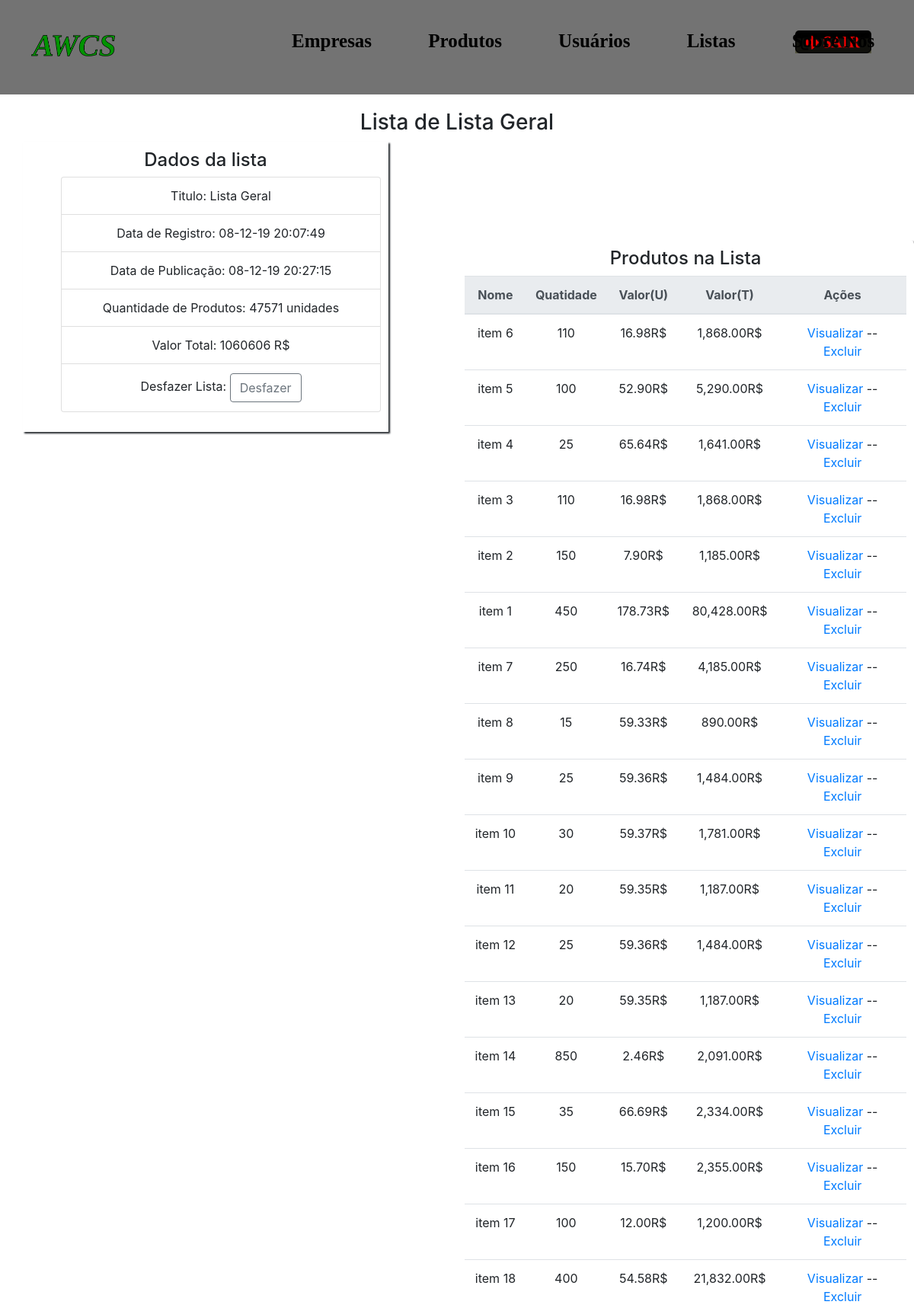
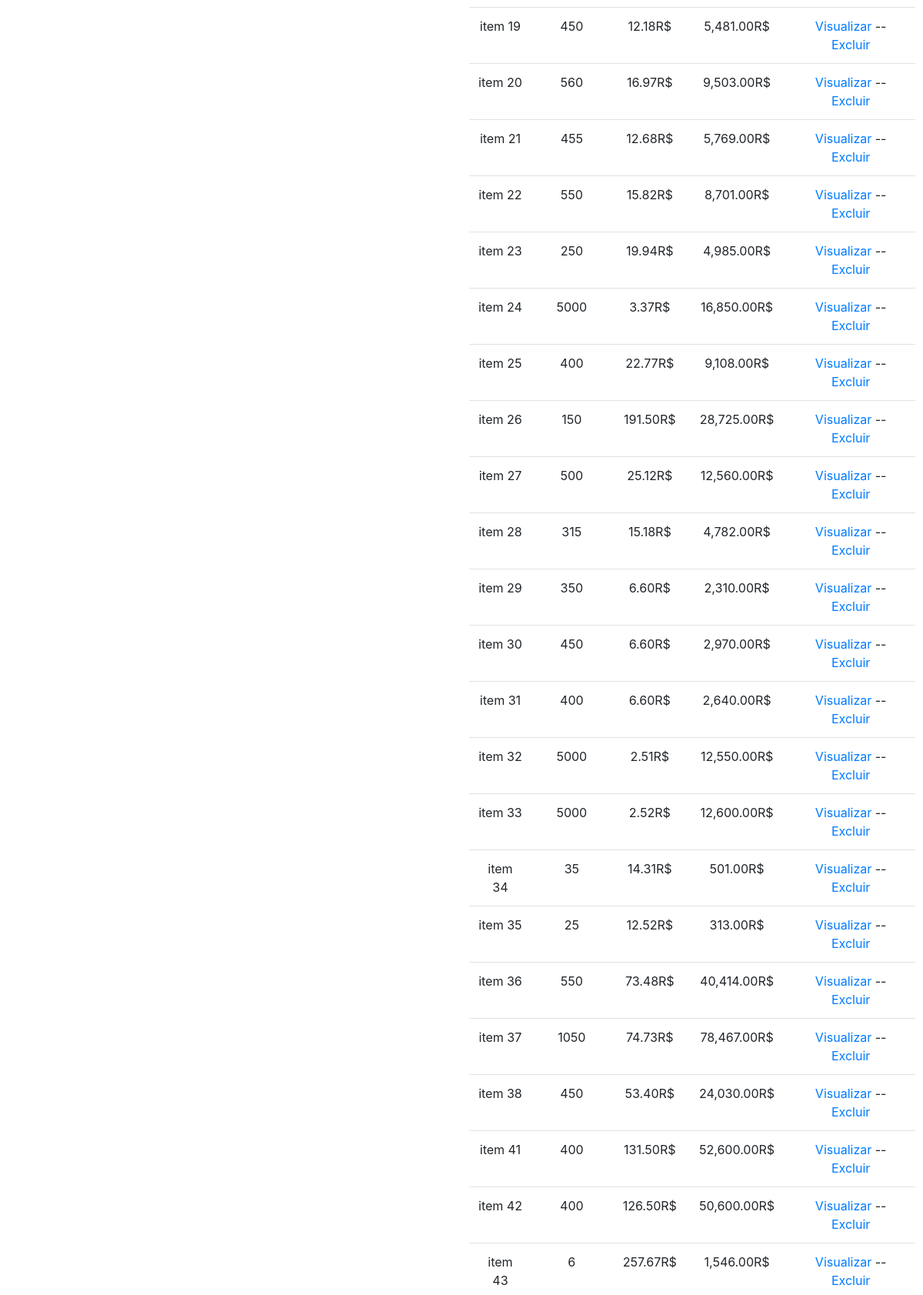
The page /lista/1-mostra.php?idl=1 (signed in, upper part) on the database its author committed (2 pictures, top to bottom).
### tables this page shows
CREATE TABLE `lista` (
  `id` int(11) NOT NULL,
  `nome` varchar(45) DEFAULT NULL,
  `descricao` text,
  `Divulga` int(1) DEFAULT '0',
  `datahora_registro` varchar(45) DEFAULT NULL,
  `datahora_publicacao` varchar(45) DEFAULT NULL,
  `usuario_cad` int(11) NOT NULL
);

CREATE TABLE `itens` (
  `id` int(11) NOT NULL,
  `quantidade` int(11) DEFAULT NULL,
  `valortotal` int(11) DEFAULT NULL,
  `idproduto` int(11) DEFAULT NULL,
  `idlista` int(11) DEFAULT NULL
);

CREATE TABLE `produto` (
  `id` int(11) NOT NULL,
  `nome` varchar(50) DEFAULT NULL,
  `Tipo` varchar(20) DEFAULT NULL,
  `descricao` text NOT NULL,
  `data_alt` date DEFAULT NULL,
  `data_cad` date DEFAULT NULL,
  `Usuario_alt` varchar(30) DEFAULT NULL,
  `Usuario_cad` varchar(30) DEFAULT NULL
);

### lista/1-mostra.php (the view, shortened to what this page needs)
<!DOCTYPE html>
<html lang="en">
<head>
    <link rel="stylesheet" href="../atuali/main.css">
    <link rel="stylesheet" href="../atuali/main2.css">
    <link rel="stylesheet" href="https://stackpath.bootstrapcdn.com/bootstrap/4.3.1/css/bootstrap.min.css">
</head>
<?php
    include '../funcoes.php';
    if(isset($_GET['idl'])){
        $idl = $_GET['idl'];
        $busca = mysqli_query($banco_de_dados,"select * from lista where id=$idl");
        $array = mysqli_fetch_assoc($busca);
    }
        $novott = mysqli_query($banco_de_dados,"select SUM(valortotal) from itens where idlista=$idl");
        $mostrav = mysqli_fetch_assoc($novott);
        $novott = mysqli_query($banco_de_dados,"select SUM(quantidade) from itens where idlista=$idl");
        $mostrav2 = mysqli_fetch_assoc($novott);
?>
<body>
<header>
        <div class="cabes">
                <a href="../pag/pagina.php"> <img src="../pag/img/logoawcs.png" class="awcs"></a>
                <ul>
                    <li><h3><a href="../empredit/0-empresa.php"><b class="links_topo">Empresas</b></a></h3></li>
                    <li><h3><a href="../produto/0-prod.php"><b class="links_topo">Produtos</b></a></h3></li>
                    <li><h3><a href="../usuarios/1-usuarios.php"><b class="links_topo">Usuários</b></a></h3></li>
                    <li><h3><a href="../lista/0.1mostra.php"><b class="links_topo">Listas</b></a></h3></li>
                <li><h3><a href="../about.php"><b class="links_topo">Sobre Nós</b></a></h3></li>
            </ul>
            <div class="sair">
                    <a href="../login/logout.php"><div class="sair-1"></div></a>
            </div>
        </div>
    </header>
<section>
        <div style="text-align:center;margin-top:20px">
            <h3>Lista de <?=$array['nome']?></h2>
            </div>
              <div class='con1'>
                  <h4>Dados da lista</h4>
                  <ul>
                <li style="float-left" class="list-group-item">Titulo: <?=$array['nome']?></li>
                <li class="list-group-item">Data de Registro: <?=$array['datahora_registro']?></li>
                <li class="list-group-item">Data de Publicação: <?php
                                                            if ($array['Divulga'] == '0') {
                                                               ?>
                                                              <a class="btn btn-outline-secondary" href="6-publica.php?id=<?= $idl?>">Publicar</a>
                                                               <?php
                                                            }else{ echo $array['datahora_publicacao'];} ?></li>
                <li class="list-group-item">Quantidade de Produtos:<?php
                                                                    foreach($mostrav2 as $values){
                                                                        if ($values == '') {
                                                                    echo "  Não possui Unidade disponivel";
                                                                        }else{
                                                                        echo " $values unidades";
                                                                    }}
                                                              ?></li>
                <li class="list-group-item">Valor Total: <?php
                                                            if (isset($mostrav)) {
                                                                foreach($mostrav as $values){
                                                                    if ($values == '') {
                                                                        echo "Não possui valor total disponivel";
                                                                    }else{
                                                                    echo "$values R$";
                                                                    }
                                                                }
                                                            }else{
                                                            }
                                                            ?></li>
                                                            <?php
                                                             if($_SESSION['cargo'] != 'Membro'){
                                                                 ?>
                 <li class="list-group-item">Desfazer Lista:
                        <a class="btn btn-outline-secondary" href="5-desfazer.php?idl=<?= $idl?>" role="button">Desfazer </a>
                                                            </li>
                                                            <?php
                                                             }
                                                             ?>
            </ul>
              </div>
              <div class='con3'>
                  <h4>Produtos na Lista</h4>
                  <table class="table table-hover">
                                    <thead class="thead-light">
                                        <tr>
                                        <th scope="col">Nome</th>
                                        <th scope="col">Quatidade</th>
                                        <th scope="col">Valor(U)</th>
                                        <th scope="col">Valor(T)</th>
                                        <th scope="col">Ações</th>
                                    </tr>
                                    </thead>
                                    <tbody>
                                <?php
                                        $busca = mysqli_query($banco_de_dados,"select * from itens where idlista=$idl");
                                        $aritens = mysqli_fetch_all($busca,MYSQLI_ASSOC);
                                        foreach ($aritens as $registro) {
                                            $idproduto =$registro['idproduto'];
                                            $prod2 = mysqli_query($banco_de_dados,"select * from produto where id=$idproduto");
                                            $prod2 = mysqli_fetch_assoc($prod2);
                                            $uni = $registro['valortotal']/$registro['quantidade'];
                                            ?>
                                            <tr>
                                                <td><?=$prod2['nome']?></td>
                                                <td><?=$registro['quantidade']?></td>
                                                <td><?php
                                                        echo number_format($uni,2)."R$";
                                                        ?>
                                                </td>
                                                <td><?php
                                                  echo number_format($registro['valortotal'],2)."R$";
                                                  ?></td>
                                                <td><a href="../produto/1-prod.php?id=<?=$registro['idproduto']?>">Visualizar</a> -- <a href="4-excluir.php?idi=<?=$registro['id']?>&&idl=<?=$idl?>">Excluir</a></td>
                                            </tr>
                                            <?php
                                        }
                                ?>
                                </tbody>
                        </table>
              </div>
</section>
</body>
</html>

### atuali/main.css (style rules this page uses)
body { width: 100%; height: 100%; margin: 0 }
.cabes { width: 100%; background-color: #737373; height: 124px; padding-top: 10px; }
.cabes img { width: 110px; float: left; margin-left: 41px; margin-top: 36px; }
.awcs { padding-bottom: 13px; }
.cabes ul li { display: inline-block; margin-left: 20%; margin-right: -14%; font-size: 10px; font-family: initial; margin-top: 29px; }
.cabes ul li h3 { font-size: 25px; }
.cabes ul li a { color: black; text-decoration: none; }
.sair { margin-left:87%; width: 100px;height: 40px; margin-top: -53px }
.sair-1 { background-image: url(../CSS/imagens/sair.png); width: 100px;height: 40px; border-radius: 5px; background-size: 100%; background-repeat: no-repeat; }
.con1 { text-align: center; width: 40%; margin-left: 30px; }
.con3 { width: 50%; margin-left: 50%; margin-top: -21%; text-align: center; border: 0px black solid; border-radius: 5px; box-shadow: 2px 2px 2px; padding: 10px; }

### atuali/main2.css (style rules this page uses)
body { width: 100%; height: 100%; }

### lista/1-mostra.php (style rules this page uses)
.con1 { box-shadow: 2px 2px 2px; padding: 10px; }

### rows shown on the page
lista: nome "Lista Geral", datahora_registro "08-12-19 20:07:49", datahora_publicacao "08-12-19 20:27:15"
itens: idproduto.nome "item 6", quantidade "110", uni "16.98", valortotal "1,868.00"
itens: idproduto.nome "item 5", quantidade "100", uni "52.90", valortotal "5,290.00"
itens: idproduto.nome "item 4", quantidade "25", uni "65.64", valortotal "1,641.00"
itens: idproduto.nome "item 3", quantidade "110", uni "16.98", valortotal "1,868.00"
itens: idproduto.nome "item 2", quantidade "150", uni "7.90", valortotal "1,185.00"
itens: idproduto.nome "item 1", quantidade "450", uni "178.73", valortotal "80,428.00"
itens: idproduto.nome "item 7", quantidade "250", uni "16.74", valortotal "4,185.00"
itens: idproduto.nome "item 8", quantidade "15", uni "59.33", valortotal "890.00"
itens: idproduto.nome "item 9", quantidade "25", uni "59.36", valortotal "1,484.00"
itens: idproduto.nome "item 10", quantidade "30", uni "59.37", valortotal "1,781.00"
itens: idproduto.nome "item 11", quantidade "20", uni "59.35", valortotal "1,187.00"
itens: idproduto.nome "item 12", quantidade "25", uni "59.36", valortotal "1,484.00"
itens: idproduto.nome "item 13", quantidade "20", uni "59.35", valortotal "1,187.00"
itens: idproduto.nome "item 14", quantidade "850", uni "2.46", valortotal "2,091.00"
itens: idproduto.nome "item 15", quantidade "35", uni "66.69", valortotal "2,334.00"
itens: idproduto.nome "item 16", quantidade "150", uni "15.70", valortotal "2,355.00"
itens: idproduto.nome "item 17", quantidade "100", uni "12.00", valortotal "1,200.00"
itens: idproduto.nome "item 18", quantidade "400", uni "54.58", valortotal "21,832.00"
itens: idproduto.nome "item 19", quantidade "450", uni "12.18", valortotal "5,481.00"
itens: idproduto.nome "item 20", quantidade "560", uni "16.97", valortotal "9,503.00"
itens: idproduto.nome "item 21", quantidade "455", uni "12.68", valortotal "5,769.00"
itens: idproduto.nome "item 22", quantidade "550", uni "15.82", valortotal "8,701.00"
itens: idproduto.nome "item 23", quantidade "250", uni "19.94", valortotal "4,985.00"
itens: idproduto.nome "item 24", quantidade "5000", uni "3.37", valortotal "16,850.00"
itens: idproduto.nome "item 25", quantidade "400", uni "22.77", valortotal "9,108.00"
itens: idproduto.nome "item 26", quantidade "150", uni "191.50", valortotal "28,725.00"
itens: idproduto.nome "item 27", quantidade "500", uni "25.12", valortotal "12,560.00"
itens: idproduto.nome "item 28", quantidade "315", uni "15.18", valortotal "4,782.00"
itens: idproduto.nome "item 29", quantidade "350", uni "6.60", valortotal "2,310.00"
itens: idproduto.nome "item 30", quantidade "450", uni "6.60", valortotal "2,970.00"
itens: idproduto.nome "item 31", quantidade "400", uni "6.60", valortotal "2,640.00"
itens: idproduto.nome "item 32", quantidade "5000", uni "2.51", valortotal "12,550.00"
itens: idproduto.nome "item 33", quantidade "5000", uni "2.52", valortotal "12,600.00"
itens: idproduto.nome "item 34", quantidade "35", uni "14.31", valortotal "501.00"
itens: idproduto.nome "item 35", quantidade "25", uni "12.52", valortotal "313.00"
itens: idproduto.nome "item 36", quantidade "550", uni "73.48", valortotal "40,414.00"
itens: idproduto.nome "item 37", quantidade "1050", uni "74.73", valortotal "78,467.00"
itens: idproduto.nome "item 38", quantidade "450", uni "53.40", valortotal "24,030.00"
itens: idproduto.nome "item 41", quantidade "400", uni "131.50", valortotal "52,600.00"
itens: idproduto.nome "item 42", quantidade "400", uni "126.50", valortotal "50,600.00"
itens: idproduto.nome "item 43", quantidade "6", uni "257.67", valortotal "1,546.00"

### other values the page prints
$values "47571"
$values "1060606"
